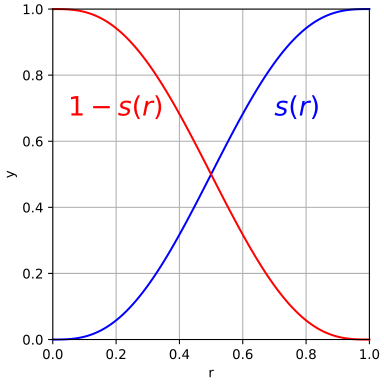

Python code for this plot:
import numpy as np
import matplotlib.pyplot as plt
from matplotlib.ticker import *

def s(r):
    return 6*r**5-15*r**4+10*r**3

fig=plt.figure(figsize=(4,4),layout="constrained") # inch
ax=fig.add_subplot()
ax.set_ylabel("y")
ax.set_xlabel("r")

x=np.linspace(0,1,100)
y=[s(x) for x in x]
ax.plot(x,y,color="blue",clip_on=False)
y=[1-s(x) for x in x]
ax.plot(x,y,color="red",clip_on=False)


ax.grid("on")
ax.set(ylim=(0,1),xlim=(0,1))

ax.text(0.35,0.7,r"$1-s(r)$",va="center",ha="right",fontsize=20,color="red")
ax.text(0.7,0.7,r"$s(r)$",va="center",ha="left",fontsize=20,color="blue")


#ax.xaxis.set_major_locator(MultipleLocator(base=1.0))
#ax.yaxis.set_major_locator(MultipleLocator(base=1.0))
plt.savefig("s_curve.svg")
plt.show()
